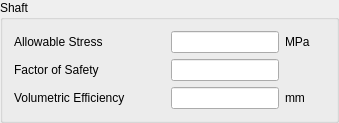
        <widget class="QGroupBox" name="groupBox_17">
         <property name="sizePolicy">
          <sizepolicy hsizetype="Preferred" vsizetype="Minimum">
           <horstretch>0</horstretch>
           <verstretch>0</verstretch>
          </sizepolicy>
         </property>
         <property name="maximumSize">
          <size>
           <width>700</width>
           <height>16777215</height>
          </size>
         </property>
         <property name="title">
          <string>Shaft</string>
         </property>
         <layout class="QGridLayout" name="gridLayout_24">
          <item row="3" column="0">
           <widget class="QLabel" name="label_56">
            <property name="text">
             <string>Volumetric Efficiency</string>
            </property>
           </widget>
          </item>
          <item row="0" column="2">
           <widget class="QLineEdit" name="lineEdit_7">
            <property name="sizePolicy">
             <sizepolicy hsizetype="Maximum" vsizetype="Fixed">
              <horstretch>0</horstretch>
              <verstretch>0</verstretch>
             </sizepolicy>
            </property>
           </widget>
          </item>
          <item row="0" column="1">
           <spacer name="horizontalSpacer_19">
            <property name="orientation">
             <enum>Qt::Horizontal</enum>
            </property>
            <property name="sizeHint" stdset="0">
             <size>
              <width>40</width>
              <height>20</height>
             </size>
            </property>
           </spacer>
          </item>
          <item row="1" column="0">
           <widget class="QLabel" name="label_55">
            <property name="text">
             <string>Factor of Safety</string>
            </property>
           </widget>
          </item>
          <item row="0" column="0">
           <widget class="QLabel" name="label_52">
            <property name="text">
             <string>Allowable Stress</string>
            </property>
           </widget>
          </item>
          <item row="1" column="2">
           <widget class="QLineEdit" name="lineEdit_8">
            <property name="sizePolicy">
             <sizepolicy hsizetype="Maximum" vsizetype="Fixed">
              <horstretch>0</horstretch>
              <verstretch>0</verstretch>
             </sizepolicy>
            </property>
           </widget>
          </item>
          <item row="3" column="2">
           <widget class="QLineEdit" name="lineEdit_9">
            <property name="sizePolicy">
             <sizepolicy hsizetype="Maximum" vsizetype="Fixed">
              <horstretch>0</horstretch>
              <verstretch>0</verstretch>
             </sizepolicy>
            </property>
           </widget>
          </item>
          <item row="3" column="3">
           <widget class="QLabel" name="label_64">
            <property name="minimumSize">
             <size>
              <width>40</width>
              <height>0</height>
             </size>
            </property>
            <property name="text">
             <string>mm</string>
            </property>
           </widget>
          </item>
          <item row="1" column="3">
           <widget class="QLabel" name="label_63">
            <property name="minimumSize">
             <size>
              <width>40</width>
              <height>0</height>
             </size>
            </property>
            <property name="text">
             <string> </string>
            </property>
           </widget>
          </item>
          <item row="0" column="3">
           <widget class="QLabel" name="label_62">
            <property name="minimumSize">
             <size>
              <width>40</width>
              <height>0</height>
             </size>
            </property>
            <property name="text">
             <string>MPa</string>
            </property>
           </widget>
          </item>
         </layout>
        </widget>
